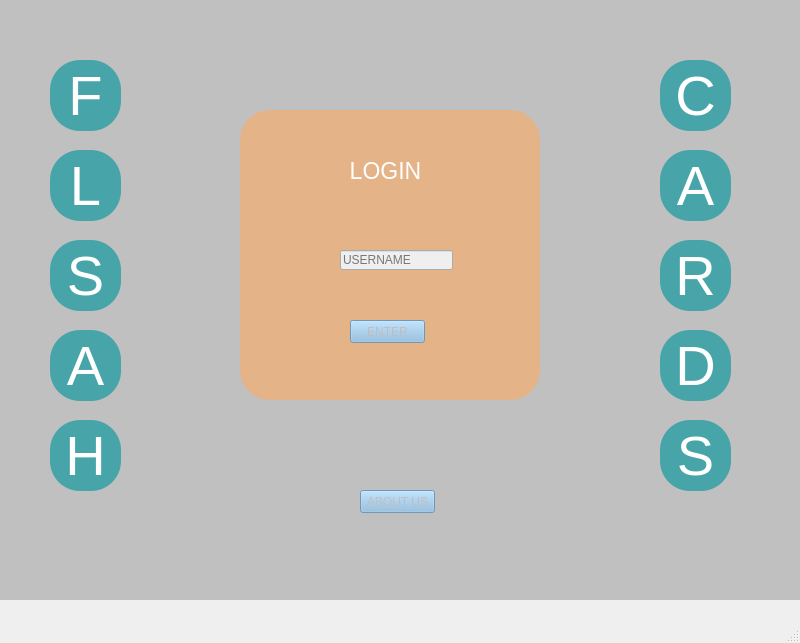
<?xml version="1.0" encoding="UTF-8"?>
<ui version="4.0">
 <class>MainWindow</class>
 <widget class="QMainWindow" name="MainWindow">
  <property name="enabled">
   <bool>false</bool>
  </property>
  <property name="geometry">
   <rect>
    <x>0</x>
    <y>0</y>
    <width>800</width>
    <height>643</height>
   </rect>
  </property>
  <property name="minimumSize">
   <size>
    <width>800</width>
    <height>643</height>
   </size>
  </property>
  <property name="maximumSize">
   <size>
    <width>800</width>
    <height>643</height>
   </size>
  </property>
  <property name="windowTitle">
   <string>MainWindow</string>
  </property>
  <widget class="QWidget" name="centralwidget">
   <property name="minimumSize">
    <size>
     <width>800</width>
     <height>600</height>
    </size>
   </property>
   <property name="maximumSize">
    <size>
     <width>800</width>
     <height>600</height>
    </size>
   </property>
   <widget class="QLabel" name="label">
    <property name="enabled">
     <bool>false</bool>
    </property>
    <property name="geometry">
     <rect>
      <x>0</x>
      <y>-20</y>
      <width>800</width>
      <height>643</height>
     </rect>
    </property>
    <property name="styleSheet">
     <string notr="true">background-color:rgb(192,192,192)</string>
    </property>
    <property name="text">
     <string/>
    </property>
   </widget>
   <widget class="QLabel" name="label_2">
    <property name="geometry">
     <rect>
      <x>240</x>
      <y>110</y>
      <width>300</width>
      <height>290</height>
     </rect>
    </property>
    <property name="styleSheet">
     <string notr="true">background-color:rgb(228,179,136);
border-radius:30px;</string>
    </property>
    <property name="text">
     <string/>
    </property>
   </widget>
   <widget class="QLineEdit" name="lineEdit">
    <property name="geometry">
     <rect>
      <x>340</x>
      <y>250</y>
      <width>113</width>
      <height>20</height>
     </rect>
    </property>
    <property name="text">
     <string/>
    </property>
    <property name="placeholderText">
     <string>USERNAME</string>
    </property>
   </widget>
   <widget class="QPushButton" name="enter_button">
    <property name="geometry">
     <rect>
      <x>350</x>
      <y>320</y>
      <width>75</width>
      <height>23</height>
     </rect>
    </property>
    <property name="styleSheet">
     <string notr="true">QPushButton{
       background-color:rgb(135,185,225);

}
QPushButton::hover{
       background-color:rgb(5,119,161);
}
QPushButton::pressed{
       background-color:rgb(36,83,109);
       padding-left:5px;
       padding-top:5px;
       color: rgb(255, 255, 255);
 }</string>
    </property>
    <property name="text">
     <string>ENTER</string>
    </property>
   </widget>
   <widget class="QLabel" name="label_3">
    <property name="geometry">
     <rect>
      <x>340</x>
      <y>150</y>
      <width>91</width>
      <height>41</height>
     </rect>
    </property>
    <property name="font">
     <font>
      <pointsize>17</pointsize>
     </font>
    </property>
    <property name="styleSheet">
     <string notr="true">color:rgb(255, 255, 255);</string>
    </property>
    <property name="text">
     <string>LOGIN</string>
    </property>
    <property name="alignment">
     <set>Qt::AlignCenter</set>
    </property>
   </widget>
   <widget class="QLabel" name="label_4">
    <property name="geometry">
     <rect>
      <x>50</x>
      <y>60</y>
      <width>71</width>
      <height>71</height>
     </rect>
    </property>
    <property name="font">
     <font>
      <pointsize>42</pointsize>
     </font>
    </property>
    <property name="styleSheet">
     <string notr="true">color:rgb(255, 255, 255);
background-color:rgb(71,165,170);
border-radius:30px</string>
    </property>
    <property name="text">
     <string>F</string>
    </property>
    <property name="alignment">
     <set>Qt::AlignCenter</set>
    </property>
   </widget>
   <widget class="QLabel" name="label_5">
    <property name="geometry">
     <rect>
      <x>50</x>
      <y>150</y>
      <width>71</width>
      <height>71</height>
     </rect>
    </property>
    <property name="font">
     <font>
      <pointsize>42</pointsize>
     </font>
    </property>
    <property name="styleSheet">
     <string notr="true">color:rgb(255, 255, 255);
background-color:rgb(71,165,170);
border-radius:30px</string>
    </property>
    <property name="text">
     <string>L</string>
    </property>
    <property name="alignment">
     <set>Qt::AlignCenter</set>
    </property>
   </widget>
   <widget class="QLabel" name="label_6">
    <property name="geometry">
     <rect>
      <x>50</x>
      <y>330</y>
      <width>71</width>
      <height>71</height>
     </rect>
    </property>
    <property name="font">
     <font>
      <pointsize>42</pointsize>
     </font>
    </property>
    <property name="styleSheet">
     <string notr="true">color:rgb(255, 255, 255);
background-color:rgb(71,165,170);
border-radius:30px</string>
    </property>
    <property name="text">
     <string>A</string>
    </property>
    <property name="alignment">
     <set>Qt::AlignCenter</set>
    </property>
   </widget>
   <widget class="QLabel" name="label_7">
    <property name="geometry">
     <rect>
      <x>50</x>
      <y>240</y>
      <width>71</width>
      <height>71</height>
     </rect>
    </property>
    <property name="font">
     <font>
      <pointsize>42</pointsize>
     </font>
    </property>
    <property name="styleSheet">
     <string notr="true">color:rgb(255, 255, 255);
background-color:rgb(71,165,170);
border-radius:30px</string>
    </property>
    <property name="text">
     <string>S</string>
    </property>
    <property name="alignment">
     <set>Qt::AlignCenter</set>
    </property>
   </widget>
   <widget class="QLabel" name="label_8">
    <property name="geometry">
     <rect>
      <x>50</x>
      <y>420</y>
      <width>71</width>
      <height>71</height>
     </rect>
    </property>
    <property name="font">
     <font>
      <pointsize>42</pointsize>
     </font>
    </property>
    <property name="styleSheet">
     <string notr="true">color:rgb(255, 255, 255);
background-color:rgb(71,165,170);
border-radius:30px</string>
    </property>
    <property name="text">
     <string>H</string>
    </property>
    <property name="alignment">
     <set>Qt::AlignCenter</set>
    </property>
   </widget>
   <widget class="QLabel" name="label_9">
    <property name="geometry">
     <rect>
      <x>660</x>
      <y>60</y>
      <width>71</width>
      <height>71</height>
     </rect>
    </property>
    <property name="font">
     <font>
      <pointsize>42</pointsize>
     </font>
    </property>
    <property name="styleSheet">
     <string notr="true">color:rgb(255, 255, 255);
background-color:rgb(71,165,170);
border-radius:30px</string>
    </property>
    <property name="text">
     <string>C</string>
    </property>
    <property name="alignment">
     <set>Qt::AlignCenter</set>
    </property>
   </widget>
   <widget class="QLabel" name="label_10">
    <property name="geometry">
     <rect>
      <x>660</x>
      <y>150</y>
      <width>71</width>
      <height>71</height>
     </rect>
    </property>
    <property name="font">
     <font>
      <pointsize>42</pointsize>
     </font>
    </property>
    <property name="styleSheet">
     <string notr="true">color:rgb(255, 255, 255);
background-color:rgb(71,165,170);
border-radius:30px</string>
    </property>
    <property name="text">
     <string>A</string>
    </property>
    <property name="alignment">
     <set>Qt::AlignCenter</set>
    </property>
   </widget>
   <widget class="QLabel" name="label_11">
    <property name="geometry">
     <rect>
      <x>660</x>
      <y>240</y>
      <width>71</width>
      <height>71</height>
     </rect>
    </property>
    <property name="font">
     <font>
      <pointsize>42</pointsize>
     </font>
    </property>
    <property name="styleSheet">
     <string notr="true">color:rgb(255, 255, 255);
background-color:rgb(71,165,170);
border-radius:30px</string>
    </property>
    <property name="text">
     <string>R</string>
    </property>
    <property name="alignment">
     <set>Qt::AlignCenter</set>
    </property>
   </widget>
   <widget class="QLabel" name="label_12">
    <property name="geometry">
     <rect>
      <x>660</x>
      <y>330</y>
      <width>71</width>
      <height>71</height>
     </rect>
    </property>
    <property name="font">
     <font>
      <pointsize>42</pointsize>
     </font>
    </property>
    <property name="styleSheet">
     <string notr="true">color:rgb(255, 255, 255);
background-color:rgb(71,165,170);
border-radius:30px</string>
    </property>
    <property name="text">
     <string>D</string>
    </property>
    <property name="alignment">
     <set>Qt::AlignCenter</set>
    </property>
   </widget>
   <widget class="QLabel" name="label_13">
    <property name="geometry">
     <rect>
      <x>660</x>
      <y>420</y>
      <width>71</width>
      <height>71</height>
     </rect>
    </property>
    <property name="font">
     <font>
      <pointsize>42</pointsize>
     </font>
    </property>
    <property name="styleSheet">
     <string notr="true">color:rgb(255, 255, 255);
background-color:rgb(71,165,170);
border-radius:30px</string>
    </property>
    <property name="text">
     <string>S</string>
    </property>
    <property name="alignment">
     <set>Qt::AlignCenter</set>
    </property>
   </widget>
   <widget class="QPushButton" name="pushButton_2">
    <property name="geometry">
     <rect>
      <x>360</x>
      <y>490</y>
      <width>75</width>
      <height>23</height>
     </rect>
    </property>
    <property name="styleSheet">
     <string notr="true">QPushButton{
       background-color:rgb(135,185,225);

}
QPushButton::hover{
       background-color:rgb(5,119,161);
}
QPushButton::pressed{
       background-color:rgb(36,83,109);
       padding-left:5px;
       padding-top:5px;
       color: rgb(255, 255, 255);
 }</string>
    </property>
    <property name="text">
     <string>ABOUT US</string>
    </property>
   </widget>
   <widget class="QLabel" name="label_14">
    <property name="geometry">
     <rect>
      <x>340</x>
      <y>420</y>
      <width>101</width>
      <height>61</height>
     </rect>
    </property>
    <property name="styleSheet">
     <string notr="true">image:url(:/logo/logo2.jpeg);</string>
    </property>
    <property name="text">
     <string/>
    </property>
   </widget>
  </widget>
  <widget class="QMenuBar" name="menubar">
   <property name="geometry">
    <rect>
     <x>0</x>
     <y>0</y>
     <width>800</width>
     <height>22</height>
    </rect>
   </property>
  </widget>
  <widget class="QStatusBar" name="statusbar"/>
 </widget>
 <resources>
  <include location="logo.qrc"/>
 </resources>
 <connections/>
</ui>
